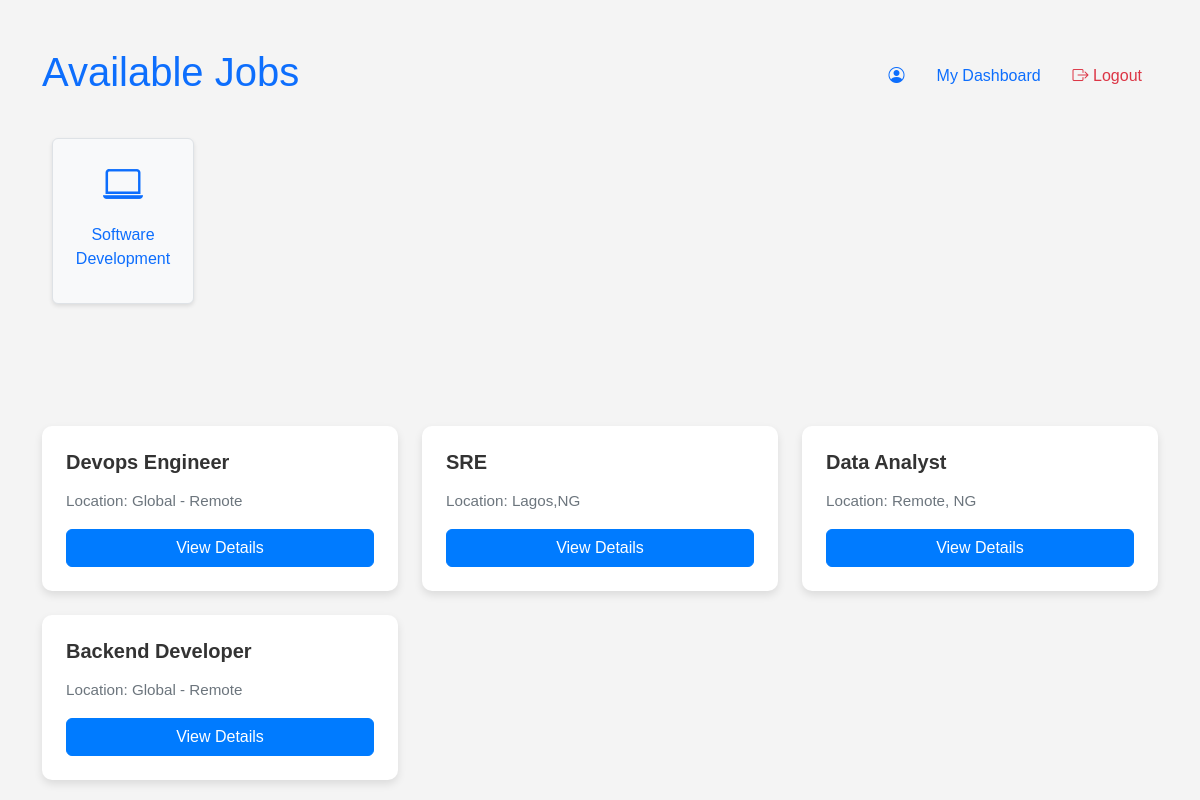
The page /job_listing/ on the database as committed earlier.
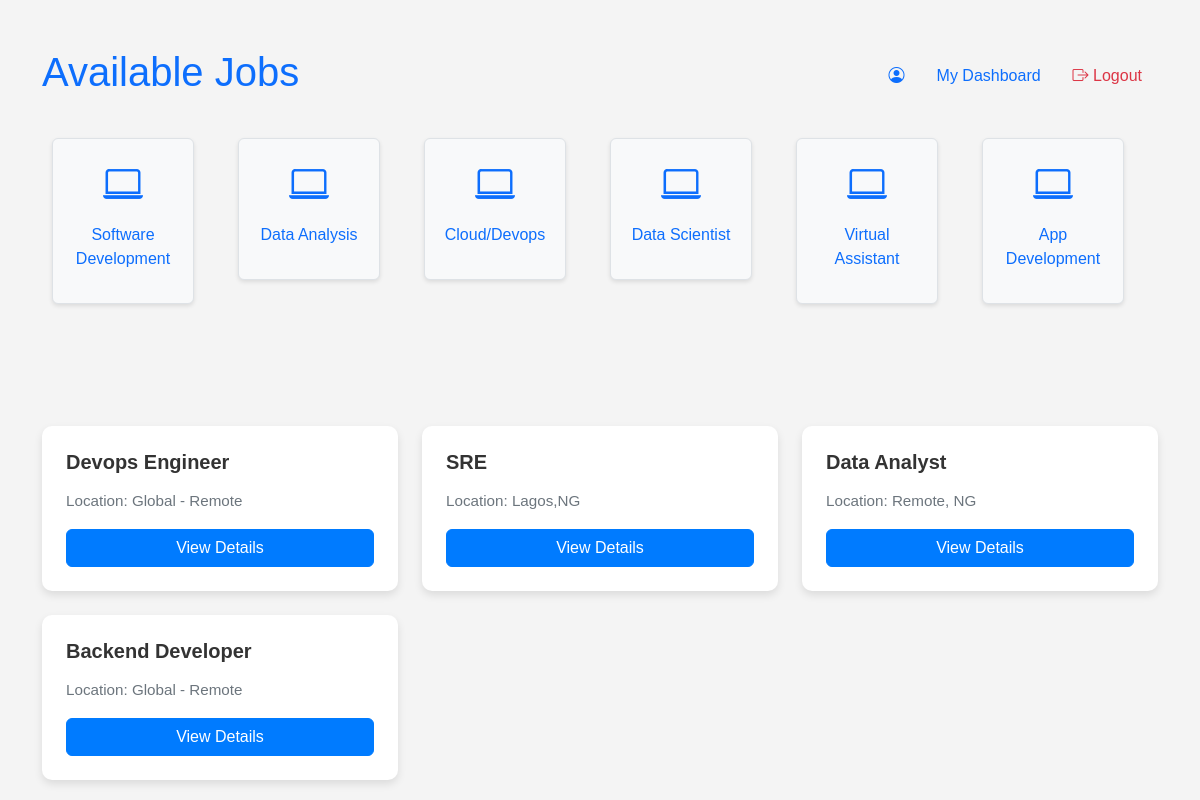
The same page on the database as committed later.
### remote/models.py (models this page shows, shortened)
class Category(models.Model):
    name = models.CharField(max_length=100)
    description = models.TextField()
    slug = models.SlugField(unique=True)

class Job(models.Model):
    title = models.CharField(max_length=100)
    description = models.TextField()
    location = models.CharField(max_length=30)
    company_name = models.CharField(max_length=100)
    created_at = models.DateTimeField(auto_now_add=True)
    recruiter = models.ForeignKey(Profile, on_delete=models.CASCADE)
    category = models.ForeignKey(Category, on_delete=models.CASCADE, default=1)
    featured = models.BooleanField(default=False)

### remote/views.py (the view)
# urls.py: path('job_listing/', views.job_listing, name='job_listing'),
def job_listing(request):
    category = Category.objects.all()  # Get all categories
    jobs = Job.objects.all()  # Get all jobs
    context = {
        'category': category,  # Updated variable name
        'jobs': jobs
    }
    return render(request, 'job_listing.html', context)

### remote/templates/job_listing.html (shortened to what this page needs)
<!DOCTYPE html>
<html lang="en">
<head>
    {% load static %}
    <link href="https://cdn.jsdelivr.net/npm/bootstrap@5.3.0-alpha1/dist/css/bootstrap.min.css" rel="stylesheet">
    <link href="https://cdnjs.cloudflare.com/ajax/libs/bootstrap-icons/1.8.1/font/bootstrap-icons.min.css" rel="stylesheet">
    <link rel="stylesheet" href="{% static 'css/job_listing.css' %}">
</head>
<body>
    <div class="container mt-5">
        <header class="d-flex justify-content-between align-items-center mb-4">
            <h1 class="text-primary">Available Jobs</h1>
            <nav>
                <ul class="nav">
                    <li class="nav-item">
                        <a class="nav-link active" aria-current="page" href="{% url 'get_profile' user.profile.id %}">
                            <i class="bi bi-person-circle"></i> {{ user.username }}
                        </a>
                    </li>
                    <li class="nav-item">
                        <a class="nav-link" href="{% url 'jobs_dashboard' %}">My Dashboard</a>
                    </li>
                    <li class="nav-item">
                        <a class="nav-link text-danger" href="/logout/"><i class="bi bi-box-arrow-right"></i> Logout</a>
                    </li>
                </ul>
            </nav>
        </header>
        <div class="row text-center mb-5">
            <div class="row text-center mb-5">
                {% for category in category %}
                    <div class="col-md-2 col-6 mb-3">
                        <a href="#" class="text-decoration-none" data-category="{{ category.slug }}">
                            <div class="p-3 border rounded bg-light category-card">
                                <i class="bi bi-laptop fs-1 text-primary"></i>
                                <p class="mt-2">{{ category.name }}</p>
                            </div>
                        </a>
                    </div>
                {% endfor %}
            </div>
        </div>
        <div class="row">
            {% for job in jobs %}
                <div class="col-md-4 mb-4">
                    <div class="card h-100">
                        <div class="card-body">
                            <h5 class="card-title">{{ job.title }}</h5>
                            <p class="card-text">Location: {{ job.location }}</p>
                            <a href="{% url 'job_details' job.id %}" class="btn btn-outline-primary">
                                 View Details
                            </a>
                        </div>
                    </div>
                </div>
            {% endfor %}
        </div>
    </div>
</body>
</html>

Rows that differ between the two databases and show on the page:
added Category: name "Data Analysis"
added Category: name "Cloud/Devops"
added Category: name "Data Scientist"
added Category: name "Virtual Assistant"
added Category: name "App Development"
